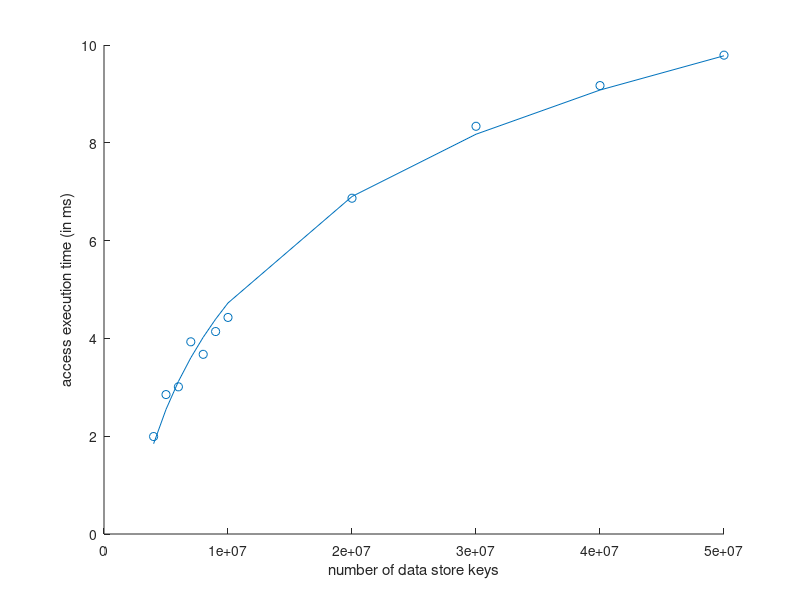

Write the MATLAB code that produced this figure.
function [m,n] = hbase_lookup_perf()
    runCol = 1;
    x2Col = -2;
    xCol = 2;
    yCol = 3;

    import = importdata('2012-01-11-hbase-lookup-perf-1.csv');
    data = import;

    Xs = unique(data(find(data(:,runCol)==0),xCol));
    x2s = 2;


    i = 1;
    for x2_i=1:size(x2s)
        x2 = x2s(x2_i)
        for x_i=1:size(Xs)
            x = Xs(x_i);
            index = find(data(:, xCol) == x);        
            y = mean(data(index,yCol));
            rx(i,:) = x;
            ry(i,:) = y;
            rz(i,:) = x2;
            i = i + 1;
        end
    end

    ommit_first = 4;
    rx = rx(ommit_first:end)
    ry = ry(ommit_first:end)
    rx_log = log(rx)
    scatter(rx,ry);
    hold on;
    
    pf = polyfit(rx_log,ry,1);
    m = pf(1);
    n = pf(2);
    
    e = @(x) m*log(x)+n;

    plot(rx, e(rx));

    xlabel('number of data store keys');
    ylabel('access execution time (in ms)');
    

    %set(gca, 'YScale', 'log')
    %set(gca, 'XScale', 'log')

end